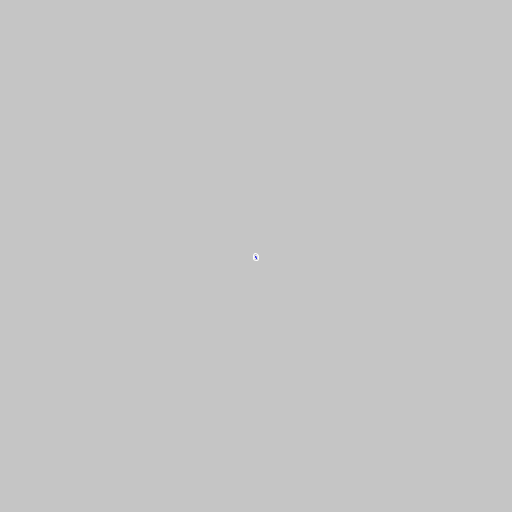
Frame 1 (no input)
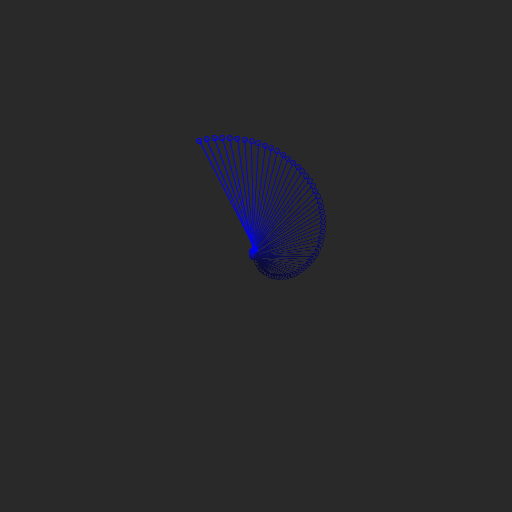
Frame 60 (the mouse pressed at the canvas centre just before this capture)
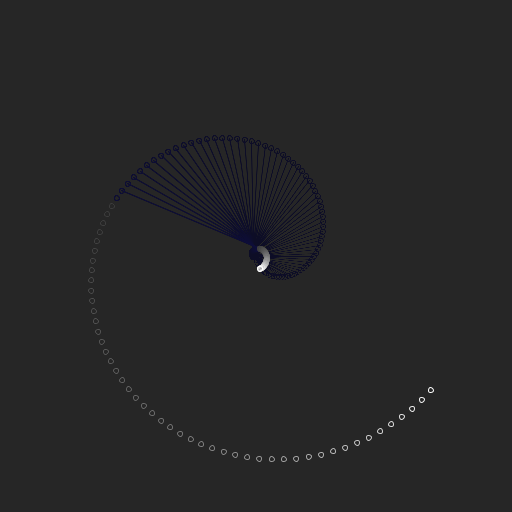
Frame 120 (the mouse held since frame 60 and released just before this capture)

The Processing sketch that drew these frames (run headless with seeded random() and noise(); from frame 60 on, the mouse is pressed at the canvas centre):

// Processing sketch: build
// ── build.pde
/* 

Aprendiendo Processing / Condicionales - if()

- Ver comentarios en el código

José Vicente Araújo
http://dunadigital.com 
svcnt@dunadigital.com
junio 2015
Processing 2.2.1

*/


//VARIABLES GLOBALES
float ellipse1x, ellipse1y, ellipse2x, ellipse2y;

//SETUP
void setup() {
	size(512, 512);
	//background(#202020);
	noFill();
	stroke(255);
}

//LOOP
void draw() {
	fill(#202020, 10);
	//fondo transparente
	rect(-5, -5, width+10, height+10);

	ellipse1x = width/2 + sin(frameCount*0.06)*sin(frameCount*0.009)*250;
	ellipse1y = height/2 + cos(frameCount*0.06)*sin(frameCount*0.009)*250;

	ellipse2x = width/2 + sin(frameCount*-0.05)*sin(frameCount*0.0005)*225;
	ellipse2y = height/2 + cos(frameCount*-0.05)*sin(frameCount*0.0005)*225;

	ellipse(ellipse1x, ellipse1y, 5, 5);
	ellipse(ellipse2x, ellipse2y, 5, 5);

	//Si la distancia entre los centros de las circ es menor que 150
	if (dist(ellipse1x, ellipse1y, ellipse2x, ellipse2y) < 150) {
		//color de línea: azul
		stroke(#0000ff);
		//líea entre ambos centros
		line(ellipse1x, ellipse1y, ellipse2x, ellipse2y);
	//Si por el contrario la distancia es mayor que 250
	} else if (dist(ellipse1x, ellipse1y, ellipse2x, ellipse2y) > 250) {
		//aumenta el grosor de línea
		strokeWeight(5);
	//Si no se da ninguno de esos casos	
	} else {
		//deja la línea como estaba
		stroke(255);
		strokeWeight(1);
	}
	
}
